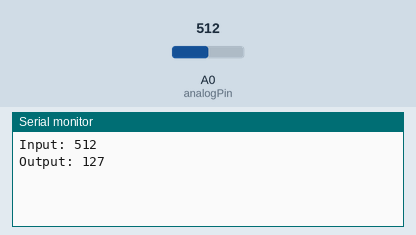
This sketch was run on a simulated Arduino Uno, built with avr-gcc and run on an emulated ATmega328P. On the bench: the last lines printed to the serial monitor. Inputs (shaded band) come from the test bench; at power-on: A0 (analogPin) = 512.

Above: at 1.8 s.
1.9 s: A0 (analogPin) set to 28
At 2.18 s:
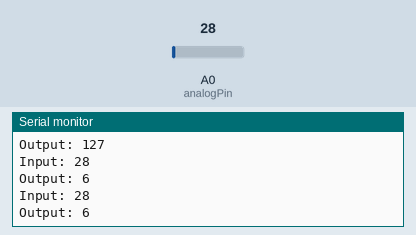
3.4 s: A0 (analogPin) set to 26
At 3.53 s:
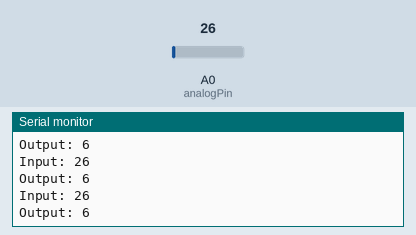
Timing chart, 0 to 6.4 s (numbered marks = the images above; inputs shaded):
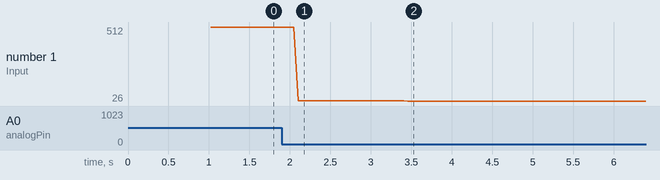

Measured:
- after the input at 1.9 s, the serial monitor: prints a new line after 0.21 s (image 1)
- after the input at 3.4 s, the serial monitor: prints a new line after 0.06 s (image 2)
- plotted number 1: 512 → 28 after the input at 1.9 s, 28 → 26 after the input at 3.4 s

The sketch:

Controlling_LED_by_Potentiometer.ino
```cpp
//Controlling led by potentiometer
//Rotate the shaft of the potentiometer and you should see the luminance of the LED change.
//Email:support@sunfounder.com
//Website:www.sunfounder.com
//2015.5.7
/******************************************/
const int analogPin = 0;//the analog input pin attach to
const int ledPin = 9;//the led attach to
int inputValue = 0;//variable to store the value coming from sensor
int outputValue = 0;//variable to store the output value
/******************************************/
void setup()
{
  Serial.begin(9600);//set the serial communication baudrate as 9600
}
/******************************************/
void loop()
{
  inputValue = analogRead(analogPin);//read the value from the potentiometer
  digitalWrite(ledPin, HIGH);
  delay(inputValue);
  digitalWrite(ledPin, LOW);
  delay(inputValue);

  Serial.print("Input: "); //print "Input"
  Serial.println(inputValue); //print inputValue
  outputValue = map(inputValue, 0, 1023, 0, 255); //Convert from 0-1023 proportional to the number of a number of from 0 to 255
  Serial.print("Output: "); //print "Output"
  Serial.println(outputValue); //print outputValue
  //delay(1000);
}
/*******************************************/
```
